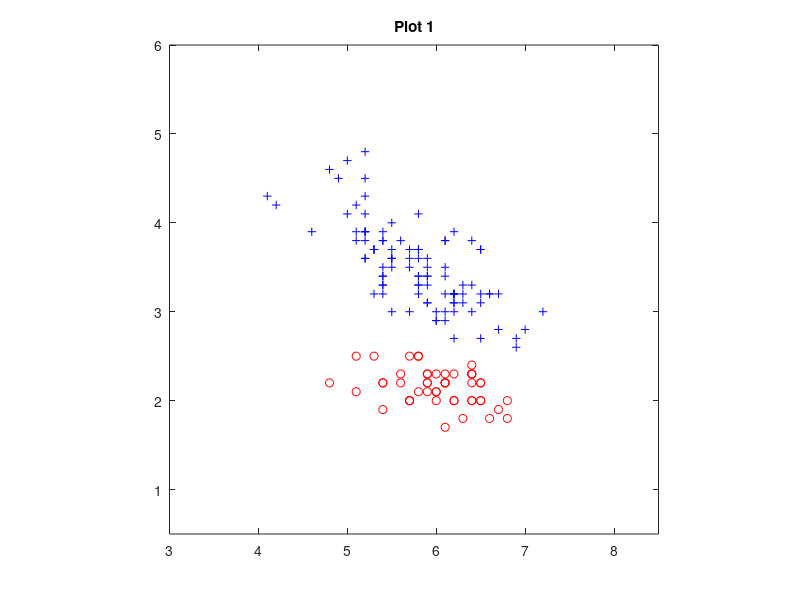
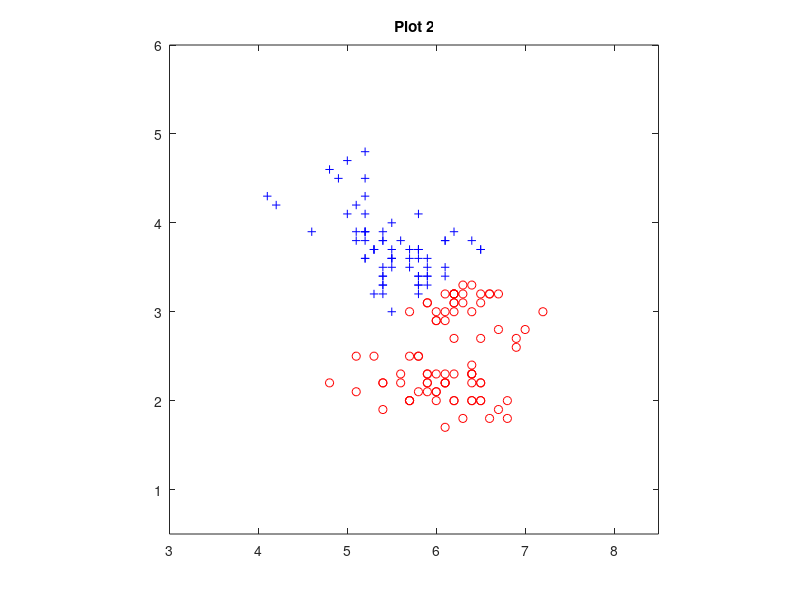
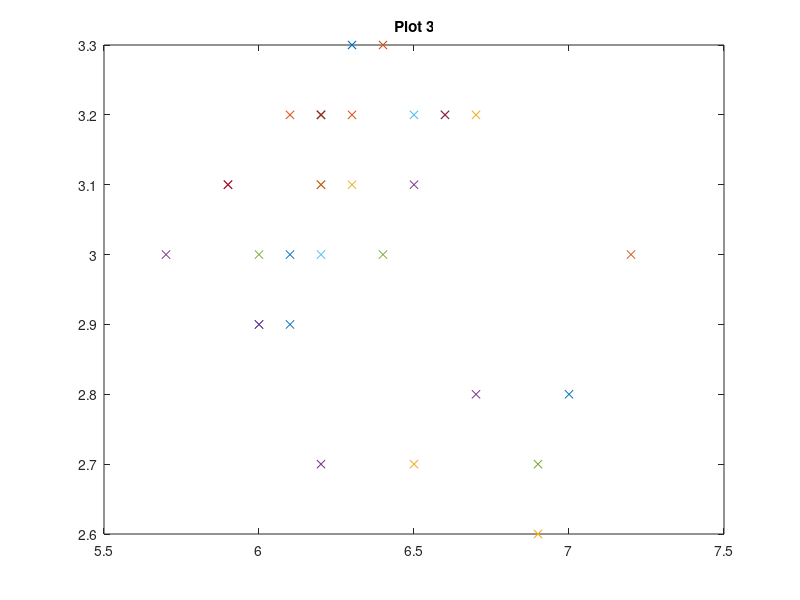
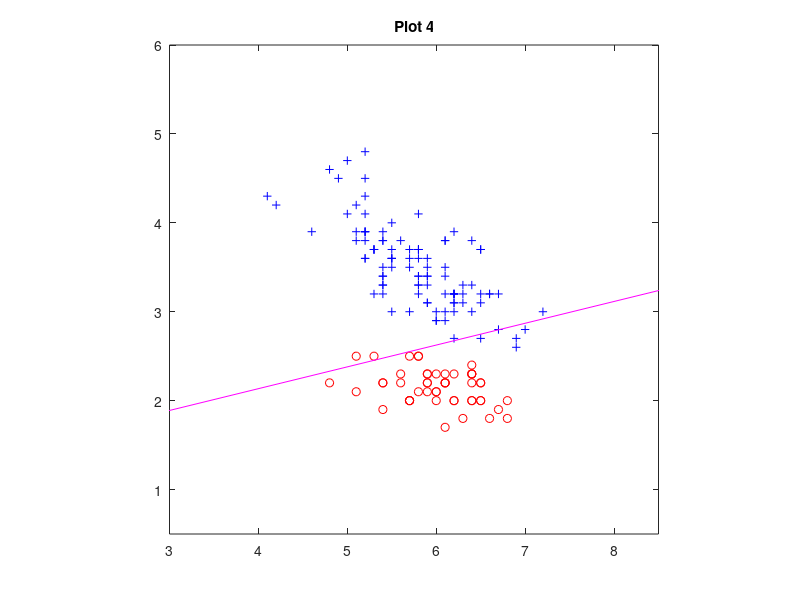

Write the MATLAB code that produced these figures, in order. (Note: this script raises an error after producing the figures.)
function d20069587
% CISC271, Winter 2019, Assignment #4

% PROBLEM 1
% EXAMPLE: Load the data for Question 1
xpetal = load('xpetal.txt');
ypetal = load('ypetal.txt');

% EXAMPLE: Plot the data
figure;
plotclass2d(xpetal, ypetal);
title('Plot 1');

%A
[m,n] = size(xpetal');  %n is number of data pairs
rng('default'); %ensures same value used with kmeans, not randomized
[idx,centeroids] = kmeans(xpetal', 2);  %idx is classifications
misclassified = []; %adds data pairs that are misclassified
misclassifiedIndexes = [];  %index of misclassified vectors
for i = 1:m     %loop to set labels to 1 and -1 accordingly
    if idx(i) == 1
        idx(i) = -1;
    elseif idx(i) == 2
        idx(i) = 1;
    end
    if idx(i) ~= ypetal(i)  %checks misclassification, adds pair and index
        misclassified = [misclassified xpetal(:,i)];
        misclassifiedIndexes = [misclassifiedIndexes i];
    end
end
misclassified = misclassified';
[numberOfMisclassified,tmp] = size(misclassified);
numberOfMisclassified   %display for report
misclassifiedIndexes    %display for report

figure;%plot2
plotclass2d(xpetal, idx);
title('Plot 2');

figure;%plot3
[max,tmp] = size(misclassified);
for i = 1:max   %loop to plot all misclassified data points
    plot(misclassified(i,1), misclassified(i,2), 'x');
    hold on;
end
title('Plot 3');

%B
figure;%plot4
augWeightVec = rand(3,1);   %every entry between 0 and 1
[v_final, i_used] = linsepiterate(augWeightVec, xpetal, ypetal)    %displaying augmented vector and iterations used   
plotclass2d(xpetal, ypetal);    %plotting data
hold on;
plotline(v_final, 'm'); %plotting hyperplane
title('Plot 4');

%C
figure;%plot5
hyperplanePartOneC = svm271(xpetal,ypetal) %using svm271 to produce augmented
plotclass2d(xpetal, ypetal);    %plotting data
hold on;
plotline(hyperplanePartOneC, 'm'); %plotting hyperplane
title('Plot 5');

% PROBLEM 2
xdata = load('xdata.txt');
ylabels = load('ylabels.txt');

figure;%plot6
plotclass2d(xdata,ylabels); %plot regular data
title('Plot 6');

%A
[m,n] = size(xdata);
embeddedMap = [];
for i = 1:n     %loop for embedded map [x; y; x*y]
    x = xdata(1,i);
    y = xdata(2,i);
    z = x*y;
    vec = [x;y;z];
    embeddedMap = [embeddedMap vec];
end
figure;%plot7
plotclass3d(embeddedMap, ylabels);  %plot 3space data
title('Plot 7');

%B
figure;%plot8
hyperplanePartTwoB = svm271(embeddedMap,ylabels)    %calculate hyperplane with 3space vectors
plotclass3d(embeddedMap, ylabels);  %plot 3space data
hold on;
plotplane(hyperplanePartTwoB);  %plot hyperplane
title('Plot 8');

end

function [v_final, i_used] = linsepiterate(vvec, zdata, yvec)
% [V_FINAL,I_USED]=LINSEPLEARN(VINIT,BVAL,ZDATA,YVEC)
% uses the Percetron Algorithm to linearly separate training vectors
% INPUTS:
%         VVEC    - (M+1)-D augmented weight vector
%         ZDATA   - MxN  data matrix
%         YVEC    - N-D known classes, +1 or -1
% OUTPUTS:
%         V_FINAL - M-D new estimated weight vector
%         I_USED  - scalar number of iterations used
% ALGORITHM:
%         Serialized form of perceptron gradient descent

% Internal constant: maximum iterations to use
imax = 1000;

% Problem size
[m, n] = size(zdata);

% Create the augmented vectors from the data vectors
zmat = [zdata ; ones(1, n)];

% Set up the iteration for the weight vector and bias
v_est = vvec;

% Loop a limited number of times
for i_used=0:imax
  % Assume that the final weight is the current estimate
  v_final = v_est;
  
  % Score the current estimate of the weight vector
  missed = 0;
  for jx=1:n    %loop to evaluate misclassifications and adjust accordingly
      if (v_final'*zmat(:,jx) > yvec(jx) && yvec(jx) == -1)
          missed = missed+1;
          v_est = v_est - zmat(:,jx);
      elseif (v_final'*zmat(:,jx) < yvec(jx) && yvec(jx) == 1)
          v_est = v_est + zmat(:,jx);
          missed = missed+1;
      end
  end

  % Stop if the current estimate has converged
  if (missed==0)
    v_final = v_est;
    break;
  end
  
end
end

function plotclass2d(xmatrix, yvector)
% PLOTCLASS2D(XMATRIX,YVECTOR) plots 2D training vectors
% for binary supervised classification
%
% INPUTS:
%        XMATRIX - 2xN set of column vectors
%        YVECTOR - Nx1 classification as +1 or -1
% OUTPUT:
%        none
% SIDE EFFECTS:
%        Plot into the current window. +1 training vectors
%        are shown as blue "+", -1 training vectors are
%        shown as red circles. Axes are slightly adjusted to
%        improve legibility.

% Problem size
[m, n] = size(xmatrix);

% Plot the training vectors with distinct symbols
plot(xmatrix(1,yvector<0), xmatrix(2,yvector<0), 'ro', ...
     xmatrix(1,yvector>0), xmatrix(2,yvector>0), 'b+');
axdf=axis;
axis(axdf+[-1 +1 -1 +1]);
axis('equal');
end

function plotclass3d(xmatrix, yvector)
% PLOTCLASS3D(XMATRIX,YVECTOR) plots 3D training vectors
% for binary supervised classification
%
% INPUTS:
%        XMATRIX - 2xN set of column vectors
%        YVECTOR - Nx1 classification as +1 or -1
% OUTPUT:
%        none
% SIDE EFFECTS:
%        Plot into the current window. +1 training vectors
%        are shown as blue "+", -1 training vectors are
%        shown as red circles. Axes are slightly adjusted to
%        improve legibility.

% Problem size
[m, n] = size(xmatrix);

% Plot the training vectors with distinct symbols
plot3(xmatrix(1,yvector<0), xmatrix(2,yvector<0), xmatrix(3,yvector<0), 'ro', ...
      xmatrix(1,yvector>0), xmatrix(2,yvector>0), xmatrix(3,yvector>0), 'b+');
end

function plotline(vvec, color)
% PLOTLINE(VVEC,COLOR) plots a separating line
% into an existing figure
% INPUTS:
%        VVEC   - (M+1) augmented weight vector
%        COLOR  - character, color to use in the plot
% ALGORITHM:
% Intersect the line with the boundary of the current plot

% Current axis settings
axin = axis();

% Matrices of XY vectors that are on the input line and
% bounding lines

Alr = [vvec(1:2)' ; 1 0];
Atb = [vvec(1:2)' ; 0 1];

% Data vectors that all lines must satisfy
bl = [-vvec(3) ; axin(1)];
br = [-vvec(3) ; axin(2)];
bb = [-vvec(3) ; axin(3)];
bt = [-vvec(3) ; axin(4)];

% Special cases: input line is horizontal or vertical
if cond(Alr) > 1e5
  xs = Atb\bb;
  xe = Atb\bt;
elseif cond(Atb) > 1e5
  xs = Alr\bl;
  xe = Alr\br;
else
  % Solutions of simultaneous lines
  xl = Alr\bl;
  xr = Alr\br;
  xb = Atb\bb;
  xt = Atb\bt;

  % Select left/right or bottom/top pair,
  % whichever specifies a longer segment
  if norm(xl-xr)>norm(xb-xt)
    xs = xl;
    xe = xr;
  else
    xs = xb;
    xe = xt;
  end
end

% Plot the line and re-set the axis to its original
hold on;
plot([xs(1) xe(1)], [xs(2) xe(2)], strcat(color, '-'));
hold off;
axis(axin);
end

function plotplane(vvec)
% PLOTPLANE(VVEC) plots the 3D plane specified by
% the augmented vector VVEC
%
% INPUT:
%       VVEC - 4x1 vector as [normal ; bias]
% ALGORITHM:
%       Calls the INRIA code "drawPlane3D"

% Find a reference vector on the plane
pvec = vvec(1:3)/dot(vvec(1:3), vvec(1:3))*(-vvec(4));

% Find basis (direction) vectors for the relevant sub-space
bvecs = ortc271(vvec(1:3));

% Call the INRIA function to do the work
drawPlane3d([pvec' bvecs(:,1)' bvecs(:,2)']);
end

function vspace = ortc271(amat)
% VSPACE=ORTC271(AMAT) finds the orthogonal complement
% of matrix AMAT using the QR decomposition
%
% INPUT:
%        AMAT   - MxN input matrix of rank K
%
% OUTPUT:
%        VSPACE - Mx(M-K) matrix
%                 If AMAT is full rank, VSPACE is a zero vector

% Problem size
[m, n] = size(amat);
k = rank(amat);

if k>=m
  % AMAT is full rank, return zero vector
  vspace = zeros(m, 1);
else
  % QR decomposition
  [q, r] = qr(amat);
  
  % Extract the relevant submatrix
  vspace = q(:, (k+1):m);
end
end

function varargout = drawPlane3d(plane, varargin)
%DRAWPLANE3D Draw a plane clipped in the current window
%
%   drawPlane3d(plane)
%   plane = [x0 y0 z0  dx1 dy1 dz1  dx2 dy2 dz2];
%
%   See also
%   planes3d, createPlane
%
%   Example
%   p0 = [1 2 3];
%   v1 = [1 0 1];
%   v2 = [0 -1 1];
%   plane = [p0 v1 v2];
%   axis([-10 10 -10 10 -10 10]);
%   drawPlane3d(plane)
%   drawLine3d([p0 v1])
%   drawLine3d([p0 v2])
%   set(gcf, 'renderer', 'zbuffer');
%
%   ---------
%   author : David Legland 
%   INRA - TPV URPOI - BIA IMASTE
%   created the 17/02/2005.
%

%   HISTORY
%   2008-10-30 replace intersectPlaneLine by intersectLinePlane, add doc
%   2010-10-04 fix a bug for planes touching box by one corner
%   2011-07-19 fix a bug for param by Xin KANG (Ben)
% 

param = {'m'};
if ~isempty(varargin)
  param = varargin;
end

lim = get(gca, 'xlim');
xmin = lim(1);
xmax = lim(2);
lim = get(gca, 'ylim');
ymin = lim(1);
ymax = lim(2);
lim = get(gca, 'zlim');
zmin = lim(1);
zmax = lim(2);


% line corresponding to cube edges
lineX00 = [xmin ymin zmin 1 0 0];
lineX01 = [xmin ymin zmax 1 0 0];
lineX10 = [xmin ymax zmin 1 0 0];
lineX11 = [xmin ymax zmax 1 0 0];

lineY00 = [xmin ymin zmin 0 1 0];
lineY01 = [xmin ymin zmax 0 1 0];
lineY10 = [xmax ymin zmin 0 1 0];
lineY11 = [xmax ymin zmax 0 1 0];

lineZ00 = [xmin ymin zmin 0 0 1];
lineZ01 = [xmin ymax zmin 0 0 1];
lineZ10 = [xmax ymin zmin 0 0 1];
lineZ11 = [xmax ymax zmin 0 0 1];


% compute intersection points with each plane
piX00 = intersectLinePlane(lineX00, plane);
piX01 = intersectLinePlane(lineX01, plane);
piX10 = intersectLinePlane(lineX10, plane);
piX11 = intersectLinePlane(lineX11, plane);
piY00 = intersectLinePlane(lineY00, plane);
piY01 = intersectLinePlane(lineY01, plane);
piY10 = intersectLinePlane(lineY10, plane);
piY11 = intersectLinePlane(lineY11, plane);
piZ00 = intersectLinePlane(lineZ00, plane);
piZ01 = intersectLinePlane(lineZ01, plane);
piZ10 = intersectLinePlane(lineZ10, plane);
piZ11 = intersectLinePlane(lineZ11, plane);

% concatenate points into one array
points = [...
    piX00;piX01;piX10;piX11; ...
    piY00;piY01;piY10;piY11; ...
    piZ00;piZ01;piZ10;piZ11;];

% check validity: keep only points inside window
ac = 1e-14;
vx = points(:,1)>=xmin-ac & points(:,1)<=xmax+ac;
vy = points(:,2)>=ymin-ac & points(:,2)<=ymax+ac;
vz = points(:,3)>=zmin-ac & points(:,3)<=zmax+ac;
valid = vx & vy & vz;
pts = unique(points(valid, :), 'rows');

% If there is no intersection point, escape.
if size(pts, 1)<3
    disp('plane is outside the drawing window');
    return;
end

% the two spanning lines of the plane
d1 = plane(:, [1:3 4:6]);
d2 = plane(:, [1:3 7:9]);

% position of intersection points in plane coordinates
u1 = linePosition3d(pts, d1);
u2 = linePosition3d(pts, d2);

% reorder vertices in the correct order
ind = convhull(u1, u2);
ind = ind(1:end-1);

% draw the patch
h = patch(pts(ind, 1), pts(ind, 2), pts(ind, 3), param{:});

% return handle to plane if needed
if nargout>0
    varargout{1}=h;
end
end

function pos = linePosition3d(point, line)
%LINEPOSITION3D Return the position of a 3D point projected on a 3D line
%
%   T = linePosition3d(POINT, LINE)
%   Computes position of point POINT on the line LINE, relative to origin
%   point and direction vector of the line.
%   LINE has the form [x0 y0 z0 dx dy dy],
%   POINT has the form [x y z], and is assumed to belong to line.
%   The result T is the value such that POINT = LINE(1:3) + T * LINE(4:6).
%   If POINT does not belong to LINE, the position of its orthogonal
%   projection is computed instead. 
%
%   T = linePosition3d(POINT, LINES)
%   If LINES is an array of NL lines, return NL positions, corresponding to
%   each line.
%
%   T = linePosition3d(POINTS, LINE)
%   If POINTS is an array of NP points, return NP positions, corresponding
%   to each point.
%
%   See also:
%   lines3d, createLine3d, distancePointLine3d, projPointOnLine3d
%
%   ---------
%   author : David Legland 
%   INRA - TPV URPOI - BIA IMASTE
%   created the 17/02/2005.
%

%   HISTORY
%   05/01/2007 update doc
%   28/10/2010 change to bsxfun calculation for arbitrary input sizes
%       (Thanks to Sven Holcombe)
%   03/31/2014 reversed bsxfun calculation for back compatibility
%       (by R. E. Ellis)

% vector from line origin to point
for i=1:size(point,1)
  dp(i,:) =  point(i,:) - line(:,1:3);
  end

% direction vector of the line
vl = line(:, 4:6);

% precompute and check validity of denominator
denom = sum(vl.^2, 2);
invalidLine = denom < eps;
denom(invalidLine) = 1;

% compute position using dot product normalized with norm of line vector.
for i=1:size(dp,1)
  pos(i,:) = dot(dp(i,:), vl)/denom;
  end

% position on a degenerated line is set to 0
pos(invalidLine) = 0;
end

function vvec = svm271(zmat, yclass)
% VVEC=SVM271(ZMAT,YCLASS) linearly separates
% data in ZMAT according to classes YCLASS, using
% the SVM solver
% INPUTS:
%         ZMAT - MxN data matrix
%         DVEC - N-D desired classes, +1 or -1
% OUTPUTS:
%         VVEC - (M+1)-D weight vector of separating hyperplane
% ALGORITHM:
%         Call the Matlab function FITCSVM in R2017a, which
%         was the CASLAB installation for Winter 2018. Use a 
%         linear kernel with unscaled data and reconstruct the
%         separating hyperplane from the Beta vector and
%         Bias scalar.

% Call the Matlab function for linear SVM
svmObj = fitcsvm(zmat', yclass);

% Augmented weight vector of the separating hyper-plane
vvec = [svmObj.Beta ; svmObj.Bias];
end

function point = intersectLinePlane(line, plane, varargin)
%INTERSECTLINEPLANE Intersection point between a 3D line and a plane
%
%   PT = intersectLinePlane(LINE, PLANE)
%   Returns the intersection point of the given line and the given plane.
%   LINE:  [x0 y0 z0 dx dy dz]
%   PLANE: [x0 y0 z0 dx1 dy1 dz1 dx2 dy2 dz2]
%   PT:    [xi yi zi]
%   If LINE and PLANE are parallel, return [NaN NaN NaN].
%   If LINE (or PLANE) is a matrix with 6 (or 9) columns and N rows, result
%   is an array of points with N rows and 3 columns.
%   
%   PT = intersectLinePlane(LINE, PLANE, TOL)
%   Specifies the tolerance factor to test if a line is parallel to a
%   plane. Default is 1e-14.
%
%   Example
%     % define horizontal plane through origin
%     plane = [0 0 0   1 0 0   0 1 0];
%     % intersection with a vertical line
%     line = [2 3 4  0 0 1];
%     intersectLinePlane(line, plane)
%     ans = 
%        2   3   0
%     % intersection with a line "parallel" to plane
%     line = [2 3 4  1 2 0];
%     intersectLinePlane(line, plane)
%     ans = 
%       NaN  NaN  NaN
%
%   See also:
%   lines3d, planes3d, points3d, clipLine3d
%
%   ---------
%   author : David Legland 
%   INRA - TPV URPOI - BIA IMASTE
%   created the 17/02/2005.
%

%   HISTORY
%   24/11/2005 add support for multiple input
%   23/06/2006 correction from Songbai Ji allowing different number of
%       lines or plane if other input has one row
%   14/12/2006 correction for parallel lines and plane normals
%   05/01/2007 fixup for parallel lines and plane normals
%   24/04/2007 rename as 'intersectLinePlane'
%   11/19/2010 Added bsxfun functionality for improved speed (Sven Holcombe)
%   01/02/2011 code cleanup, add option for tolerance, update doc
%   03/31/2014 reversed bsxfun calculation for back compatibility
%       (by R. E. Ellis)


% extract tolerance if needed
tol = 1e-14;
if nargin > 2
    tol = varargin{1};
end

% unify sizes of data
nLines  = size(line, 1);
nPlanes = size(plane, 1);

% N planes and M lines not allowed 
if nLines ~= nPlanes && min(nLines, nPlanes) > 1
    error('MatGeom:geom3d:intersectLinePlane', ...
        'Input must have same number of rows, or one must be 1');
end

% plane normal
n = cross(plane(:,4:6), plane(:,7:9));

% difference between origins of plane and line
dp = plane(:, 1:3) - line(:, 1:3);

% dot product of line direction with plane normal
denom = dot(n, line(:,4:6));

% relative position of intersection point on line (can be inf in case of a
% line parallel to the plane)
t = dot(n, dp) ./ denom;

% compute coord of intersection point
point = line(:,1:3) +  t*line(:,4:6);

% set indices of line and plane which are parallel to NaN
par = abs(denom) < tol;
point(par,:) = NaN;
end
